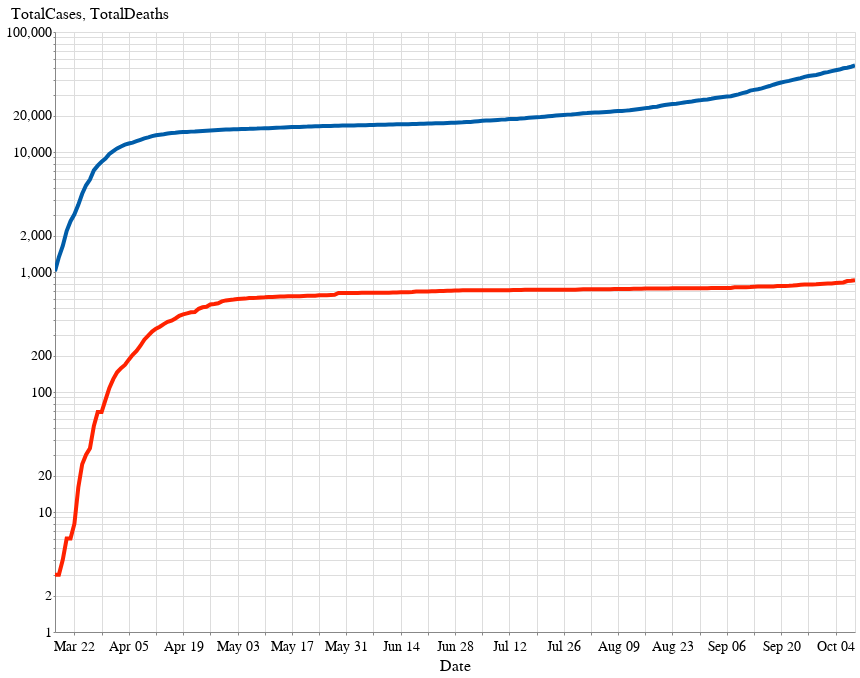

This figure's notebook cell:
### Code cell
c1 = base.encode(
    y=alt.Y('TotalCases', scale=alt.Scale(type='log'))
)

c2 = base.encode(
    y=alt.Y('TotalDeaths', scale=alt.Scale(type='log')),
    color=alt.value("#FF2200")
)

alt.layer(c1, c2).interactive()

### Figure 1 — Vega-Lite specification as saved in the notebook (floating-point values rounded to 4 significant figures; data arrays with more than 128 entries replaced by an {"elided": "..."} marker saying what was removed)
{"config": {"view": {"width": 600, "height": 400}, "background": "#ffffff", "title": {"anchor": "start", "font": "Source Sans Pro, Arial, sans", "fontColor": "#000000", "fontSize": 24, "fontWeight": "bold"}, "arc": {"fill": "#005DA9"}, "area": {"fill": "#005DA9"}, "line": {"stroke": "#005DA9", "strokeWidth": 4}, "path": {"stroke": "#005DA9"}, "rect": {"fill": "#005DA9"}, "shape": {"stroke": "#005DA9"}, "bar": {"fill": "#005DA9"}, "point": {"stroke": "#005DA9"}, "symbol": {"fill": "#005DA9", "size": 60}, "axis": {"titleFont": "Source Sans Pro, sans", "titleFontSize": 16, "titleFontWeight": "normal", "labelFont": "Source Sans Pro, sans", "labelFontSize": 14, "labelFontWeight": "normal"}, "axisX": {"labelAngle": 0, "labelPadding": 4, "tickSize": 3}, "axisY": {"labelBaseline": "middle", "maxExtent": 45, "minExtent": 45, "tickSize": 2, "titleAlign": "left", "titleAngle": 0, "titleX": -45, "titleY": -11}, "headerFacet": {"titleFontSize": 16, "labelFontSize": 14}, "headerRow": {"titleFontSize": 16, "labelFontSize": 14}, "headerColumn": {"titleFontSize": 16, "labelFontSize": 14}, "legend": {"titleFont": "Source Sans Pro, sans", "titleFontSize": 16, "titleFontWeight": "normal", "symbolType": "circle", "labelFont": "Source Sans Pro, sans", "labelFontSize": 15}, "range": {"category": ["#AB377A", "#AEC067", "#9BC3B7", "#928285", "#F07F3C", "#FFE054", "#E30034", "#005DA9", "#644F54", "#5EA290", "#769F3B", "#812161", "#E36319", "#F5C631"]}}, "layer": [{"mark": "line", "encoding": {"tooltip": [{"type": "temporal", "field": "Date"}, {"type": "quantitative", "field": "TotalCases"}, {"type": "quantitative", "field": "TotalDeaths"}, {"type": "quantitative", "field": "cases"}, {"type": "quantitative", "field": "deaths"}], "x": {"type": "temporal", "field": "Date"}, "y": {"type": "quantitative", "field": "TotalCases", "scale": {"type": "log"}}}, "height": 600, "selection": {"selector001": {"type": "interval", "bind": "scales", "encodings": ["x", "y"]}}, "transform": [{"filter": "(datum.TotalCases > 1000)"}], "width": 800}, {"mark": "line", "encoding": {"color": {"value": "#FF2200"}, "tooltip": [{"type": "temporal", "field": "Date"}, {"type": "quantitative", "field": "TotalCases"}, {"type": "quantitative", "field": "TotalDeaths"}, {"type": "quantitative", "field": "cases"}, {"type": "quantitative", "field": "deaths"}], "x": {"type": "temporal", "field": "Date"}, "y": {"type": "quantitative", "field": "TotalDeaths", "scale": {"type": "log"}}}, "height": 600, "transform": [{"filter": "(datum.TotalCases > 1000)"}], "width": 800}], "data": {"name": "data-048505569e18f3e1c47fb95de817b82f"}, "$schema": "https://vega.github.io/schema/vega-lite/v4.8.1.json", "datasets": {"data-048505569e18f3e1c47fb95de817b82f": {"elided": "284 records"}}}
